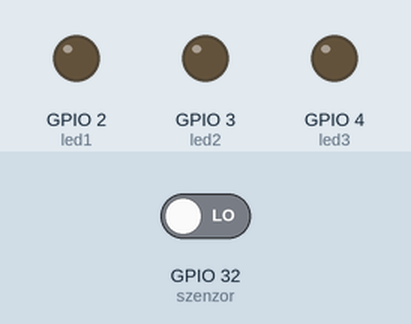
This sketch was run on a simulated ESP32. On the bench: output pins drawn as LEDs (lit = HIGH). Dashed ring = blinking. The inputs (shaded band) are chosen by the test bench; at power-on: GPIO 32 (szenzor) LOW.

Above: at 1.2 s.
1.3 s: GPIO 32 (szenzor) driven HIGH
At 2.1 s:
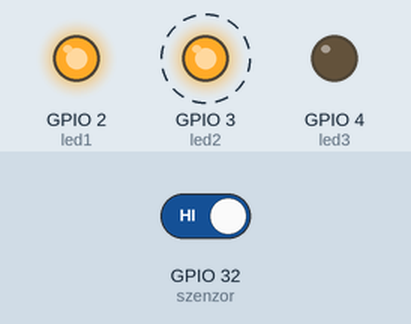
At 3.2 s:
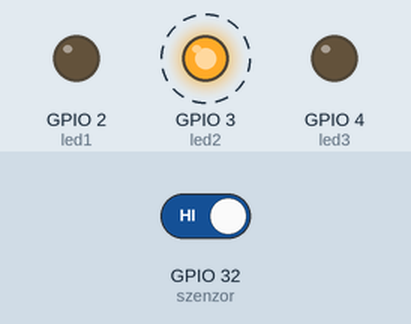
4.3 s: GPIO 32 (szenzor) driven LOW
At 5.2 s:
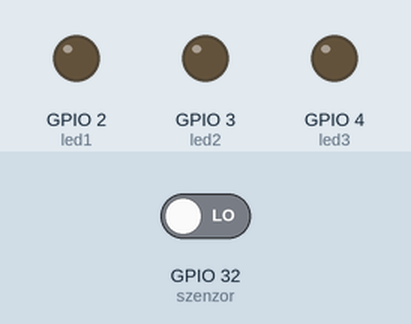
Timing chart, 0 to 7.3 s (numbered marks = the images above; inputs shaded):
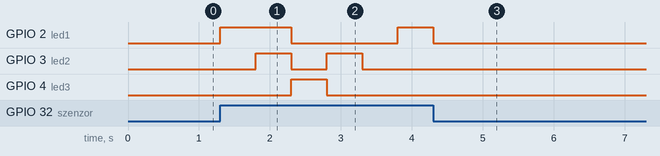

The sketch:

kozlekedesi_lampa.ino
```cpp
#define led1 2 // piros
#define led2 3 // sarga
#define led3 4 // zold
#define szenzor 32 // hangszenzor

void setup() {
  // ledek inicializalasa
  pinMode(led1, OUTPUT);
  pinMode(led2, OUTPUT);
  pinMode(led3, OUTPUT);
  pinMode(szenzor, INPUT);
}

void loop() {

  if (digitalRead(szenzor) == HIGH) { // ha tapsoltak

  digitalWrite(led1, HIGH); // piros van
  delay(500);

  digitalWrite(led2, HIGH); // piros es sarga van
  delay(500);

  digitalWrite(led1, LOW); // zold van
  digitalWrite(led2, LOW);
  digitalWrite(led3, HIGH);

  delay(500);

  digitalWrite(led3, LOW);  // ujra sarga van
  digitalWrite(led2, HIGH);

  delay(500);

  digitalWrite(led2, LOW); // vege, lekapcsoljuk a sargat, es pirosra valtunk

  delay(500);

  digitalWrite(led1, HIGH); // visszamegy pirosba
  delay(500);

  digitalWrite(led1, LOW); // majd lekapcsoljuk ezt is
  }


}
```

Measured:
- after the input at 1.3 s, GPIO 2 (led1): LOW → HIGH at once, → LOW 1.0 s later, → HIGH 1.5 s later; GPIO 3 (led2): alternates HIGH for 0.50 s and LOW for 0.50 s, starting after 0.50 s; GPIO 4 (led3): LOW → HIGH after 1.0 s, → LOW 0.50 s later
- after the input at 4.3 s, GPIO 3 (led2), GPIO 4 (led3): stops changing and stays LOW
